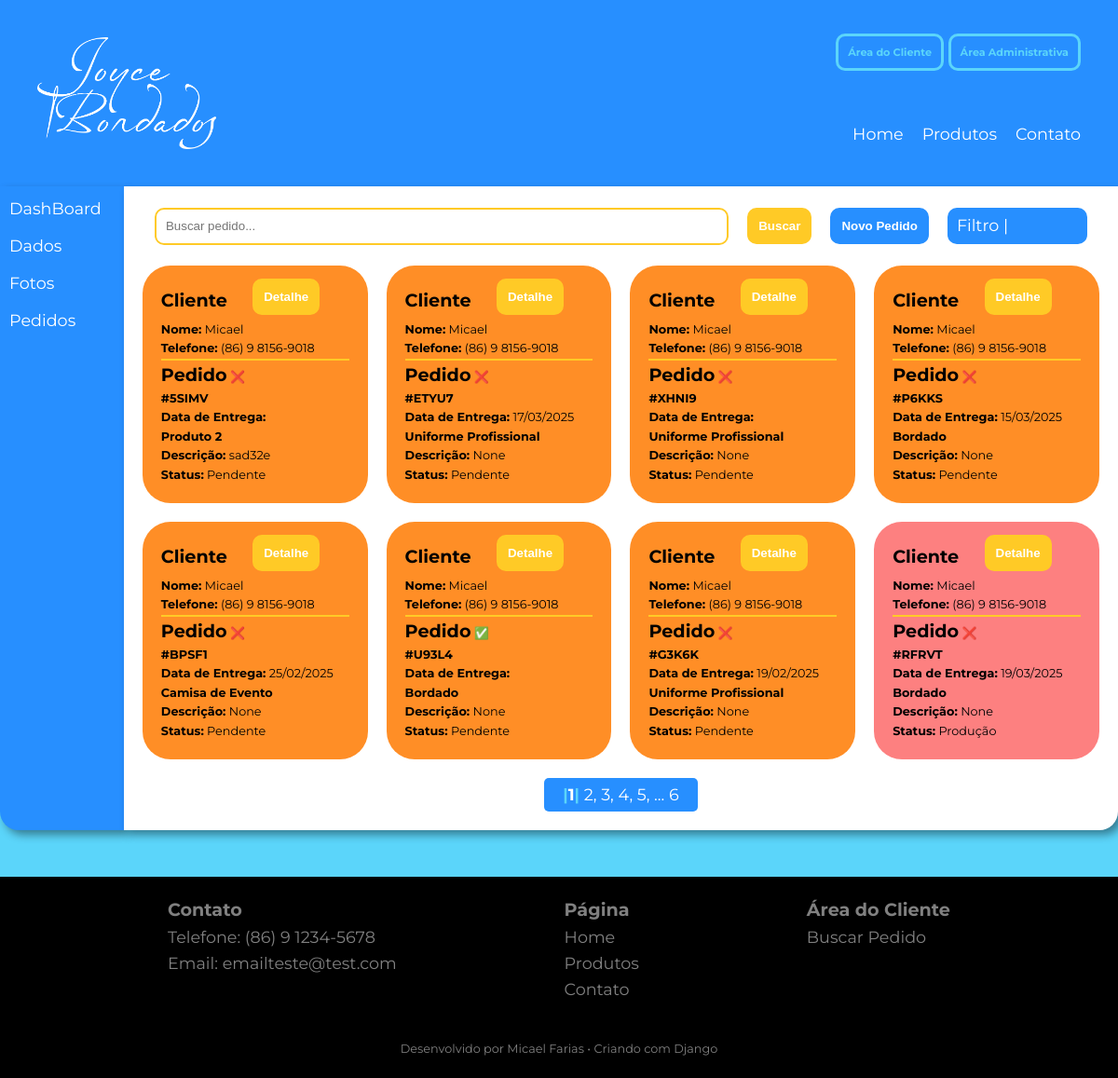
The page /profile/pedidos/ on the database as committed earlier.
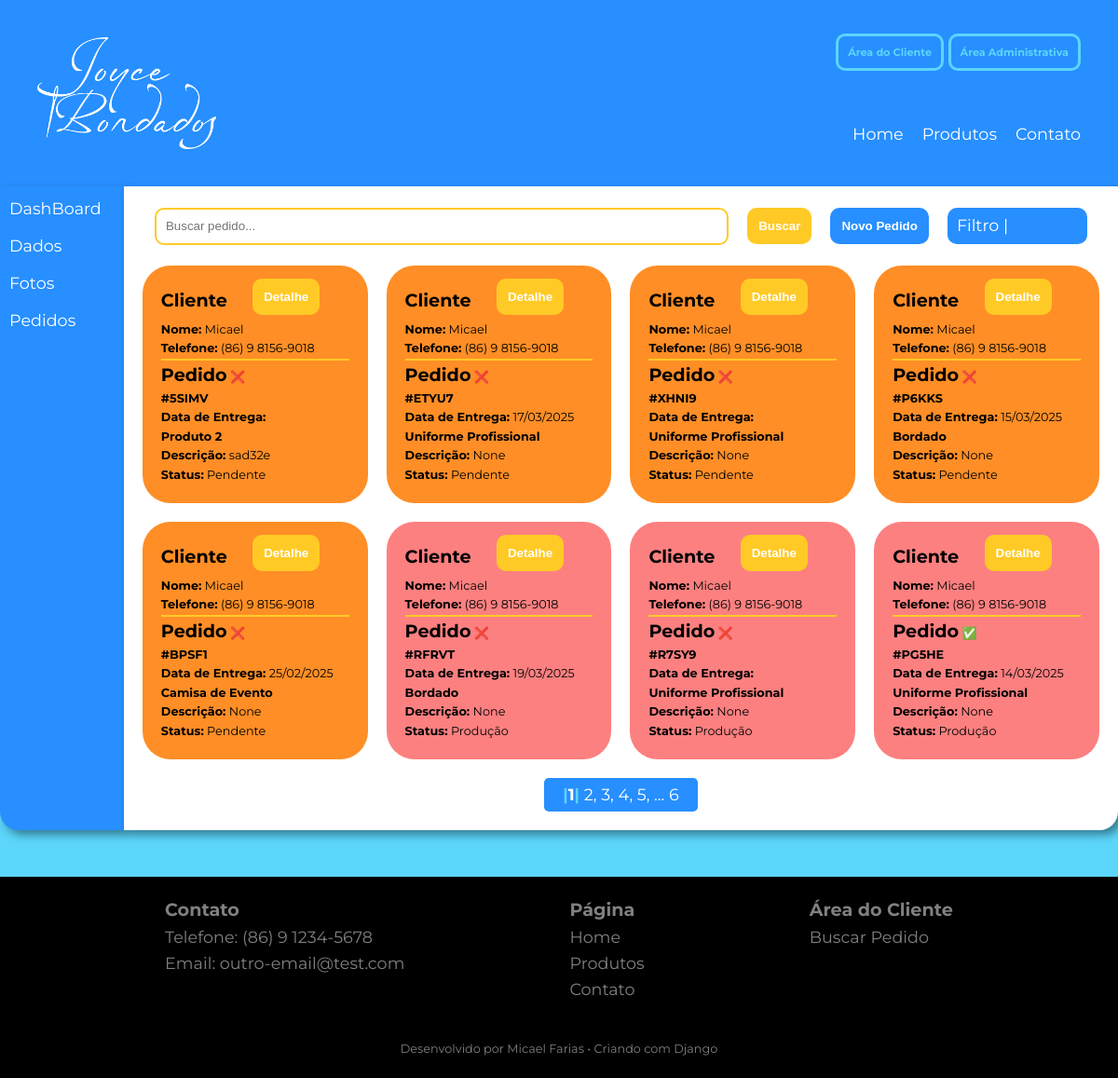
The same page on the database as committed later.
### empresa/models.py (models this page shows, shortened)
class Pedido(models.Model):
    codigo = models.CharField(
        max_length=5, unique=True, blank=True, null=True)
    cliente = models.ForeignKey(Cliente, on_delete=models.CASCADE)
    empresa = models.ForeignKey(Empresa, on_delete=models.CASCADE)
    data = models.DateTimeField(auto_now_add=True)
    data_update = models.DateTimeField(auto_now=True)
    data_entrega = models.DateField(blank=True, null=True)
    produto = models.CharField(max_length=100)
    quantidade = models.IntegerField()
    valor = models.DecimalField(max_digits=10, decimal_places=2)
    valor_total = models.DecimalField(
        max_digits=10, decimal_places=2, blank=True, null=True)
    observacao = models.TextField(blank=True, null=True)
    status = models.CharField(max_length=100, choices=(
        ('0-pendente', 'Pendente'),
        ('1-producao', 'Produção'),
        ('2-pronto', 'Pronto para entrega'),
        ('3-entregue', 'Finalizado')), blank=True, null=True, default='0-pendente',
    )
    pago = models.BooleanField(default=False)
    qr_code = models.ImageField(upload_to='qr_codes/', blank=True, null=True)

class Cliente(models.Model):
    nome = models.CharField(max_length=100)
    numero = models.CharField(max_length=15)

class Empresa(models.Model):
    nome = models.CharField(max_length=100)
    logo = models.ImageField(upload_to='logo', null=True, blank=True)
    sobre = models.TextField()
    foto_sobre = models.ImageField(
        upload_to='foto_sobre', null=True, blank=True)
    email = models.EmailField(max_length=100)
    telefone = models.CharField(max_length=15)
    endereco = models.CharField(max_length=100)
    bairro = models.CharField(max_length=50)
    cidade = models.CharField(max_length=100)
    estado = models.CharField(max_length=2)
    cep = models.CharField(max_length=9)

### empresa/views.py (the view)
# urls.py: path('pedidos/', PedidosListView, name='pedidos'),
def PedidosListView(request):
    pesquisa = request.GET.get('q', '').strip()
    pg = request.GET.get('pago', '').strip()
    status = request.GET.get('status', '').strip()
    filtro_q = Q()
    filtro_pg = Q()
    filtro_est = Q()
    if pesquisa:
        filtro_q = Q(codigo__icontains=pesquisa) | Q(cliente__nome__icontains=pesquisa)
    if pg in ["True", "False"]:  # Garantir que é um valor booleano válido
        filtro_pg = Q(pago=(pg))
    if status:
        filtro_est = Q(status=status)
    dados = Empresa.objects.get(pk=1)
    pedidos = Pedido.objects.filter(filtro_q & filtro_pg & filtro_est).order_by('status', '-id')
    paginator = Paginator(pedidos, 8)
    form = ProcurarForm(request.GET or None)
    page_number = request.GET.get('page')
    page_obj = paginator.get_page(page_number)
    pages_nav = pages(page_obj)
    query_params = request.GET.copy()
    query_params.pop('page', None)  # Remove 'page' para evitar conflitos ao paginar
    query_string = query_params.urlencode()
    return render(request, 'empresa/pedido-profile.html', {'query_string':query_string,'form': form, 'dados': dados, 'pedidos': page_obj, 'page_obj': page_obj, 'pages_nav': pages_nav})

### empresa/forms.py
class ProcurarForm(forms.Form):
    q = forms.CharField(
        required=False,
        widget=forms.TextInput(
            attrs={'placeholder': 'Buscar pedido...'}
        )
    )
    status = forms.ChoiceField(
        required=False,
        choices=[
            ('0-pendente', 'Pendente'),
            ('1-producao', 'Produção'),
            ('2-pronto', 'Pronto para entrega'),
            ('3-entregue', 'Finalizado')
        ],
        widget=forms.RadioSelect,
        label='Status:'
    )
    pago = forms.ChoiceField(
        required=False,
        choices=[
            (True, 'Pago'),
            (False, 'Falta pagar')
        ],
        label='Pago:',
        widget=forms.RadioSelect,
    )

### joycebordados/templatetags/filtros.py (called while the page is built)
@register.filter
def formatar_telefone(telefone):
    telefone = str(telefone)  # Garantir que o telefone seja uma string
    return f"({telefone[:2]}) {telefone[2:3]} {telefone[3:7]}-{telefone[7:]}"

### empresa/templates/empresa/pedido-profile.html (shortened to what this page needs)
{% extends 'global/base.html' %} {% load static %} {% load filtros %}
 {% block main %}
{% include "empresa/partial/pedidos.html" %}
{% endblock %}

### base_templates/global/partial/header.html
<div class="conteiner">
  <div class="img-logo">
      <a href="{% url 'joycebordados:home' %}">
      <img src="{{ dados.logo.url }}" alt="" />
    </a>
    </div>
  <div class="conteiner-acess">
    <div class="areas">
      <a href="#" onclick="showLog()">Área do Cliente</a>
      <a href="{% url "empresa:empresa" %}">Área Administrativa</a>
    </div>
    <nav class="nav">
      <a href="{% url 'joycebordados:home' %}">Home</a>
      <a href="#servicos">Produtos</a>
      <a href="#contato">Contato</a>
    </nav>
  </div>
</div>

### empresa/templates/empresa/partial/pedidos.html (shortened to what this page needs)
{% load filtros %}
<div class="conteiner profile">
  {% include "empresa/partial/menu.html" %}
  <div class="pedidos-conteiner">
      <form action="" method="get" class='form-ped'>
        {{ form.q }}
        <button type="submit">Buscar</button>
        <a href="#">
          <button class='blue'>Novo Pedido</button>
        </a>
        <div class='nav-filter blue'>
          <span>Filtro | </span> <button class='bt-filter gray'>Filtar</button>
        </div>
      </form>
    <div class="pedidos-grid">
      {% for pedido in pedidos %}
      <div
      class="pedido-conteiner {% if pedido.status.0 == '1' %} red {% elif pedido.status.0 == '2' %} gren {% elif pedido.status.0 == '3' %} gray {% endif %}"
      >
        <div class="cliente">
          <h2>Cliente</h2>
          <a href="{% url 'empresa:detail-pedido' pk=pedido.pk %}"
            ><button type="button">Detalhe</button></a
          >
          <p><strong>Nome:</strong> {{ pedido.cliente.nome }}</p>
          <p>
            <strong>Telefone:</strong> {{ pedido.cliente.numero|formatar_telefone }}
          </p>
        </div>
        <hr />
        <div class="pedido">
          <h2>Pedido</h2>
          {% if pedido.pago %}<span class="icon yes">✅</span>{% else %}<span
            class="icon no"
            >❌</span
          >{% endif %}
          <p class="cod-pedido">
            <strong>#{{ pedido.codigo }}</strong>
          </p>
          <p>
            <strong>Data de Entrega:</strong>
            {{ pedido.data_entrega|date:'d/m/Y' }}
          </p>
          <p>
            <strong>{{ pedido.produto }}</strong>
          </p>
          <p>
            <strong>Descrição:</strong>
            {{ pedido.observacao }}
          </p>
          <p>
            <strong>Status:</strong>
            {{ pedido.get_status_display }}
          </p>
        </div>
      </div>
      {% endfor %}
    </div>
    {% if page_obj %}
    {% include "empresa/partial/paginator.html" %}
    {% else %}
    <p>Nenhum pedido encontrado</p>
    {% endif %}
  </div>
</div>

### base_templates/global/partial/footer.html
{% load filtros %}
<div class="conteiner">
    <div class="nav-footer">
      <dl>
        <dt>Contato</dt>
        <dd>Telefone: {{ dados.telefone | formatar_telefone }}</dd>
        <dd>Email: {{ dados.email }}</dd>
      </dl>
      <dl>
        <dt>Página</dt>
        <dd><a href="{% url 'joycebordados:home' %}">Home</a></dd>
        <dd><a href="#servicos">Produtos</a></dd>
        <dd><a href="#contato">Contato</a></dd>
      </dl>
      <dl>
        <dt>Área do Cliente</dt>
        <dd><a href="#">Buscar Pedido</a></dd>
      </dl>
    </div>
    <div class="dev-create">
      <p>
        Desenvolvido por <a href="#">Micael Farias</a> • Criando com Django
      </p>
    </div>
  </div>

Rows that differ between the two databases and show on the page:
no longer on this page (row edited): Pedido: cliente.nome "Micael", cliente.numero "(86) 9 8156-9018", codigo "U93L4", produto "Bordado", observacao "None", status "Pendente"
no longer on this page (row edited): Pedido: cliente.nome "Micael", cliente.numero "(86) 9 8156-9018", codigo "G3K6K", data_entrega "19/02/2025", produto "Uniforme Profissional", observacao "None", status "Pendente"
changed Empresa: email "emailteste@test.com" → "outro-email@test.com"
now on this page (row unchanged): Pedido: cliente.nome "Micael", cliente.numero "(86) 9 8156-9018", codigo "R7SY9", produto "Uniforme Profissional", observacao "None", status "Produção"
now on this page (row unchanged): Pedido: cliente.nome "Micael", cliente.numero "(86) 9 8156-9018", codigo "PG5HE", data_entrega "14/03/2025", produto "Uniforme Profissional", observacao "None", status "Produção"
